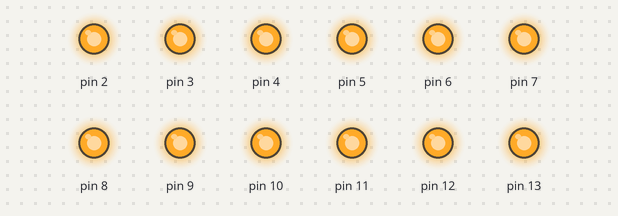
Recording of a sketch running on a simulated Arduino Uno, built with avr-gcc and run on an emulated ATmega328P. Shown: output pins drawn as LEDs (lit = HIGH).

Above: at 0.2 s.
At 2.35 s:
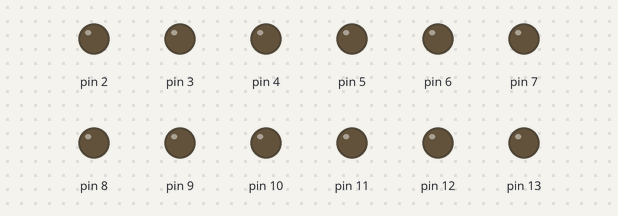
Timing chart, 0 to 3.0 s (numbered marks = the images above):
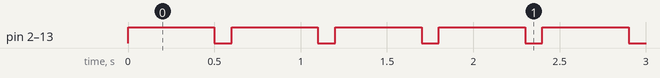

The sketch:

UnoPinTest.ino
```cpp
void setup() {
  for (int i = 2; i <= 13; ++i)
  {
    pinMode(i, OUTPUT);
  }
}

void loop() {
  for (int i = 2; i <= 13; ++i)
  {
    digitalWrite(i, HIGH);
  }
  delay(500);              // wait for a second
  for (int i = 2; i <= 13; ++i)
  {
    digitalWrite(i, LOW);
  }
  delay(100);              // wait for a second
}
```

Measured:
- by itself, pin 2–13: alternates HIGH for 0.50 s and LOW for 0.10 s
